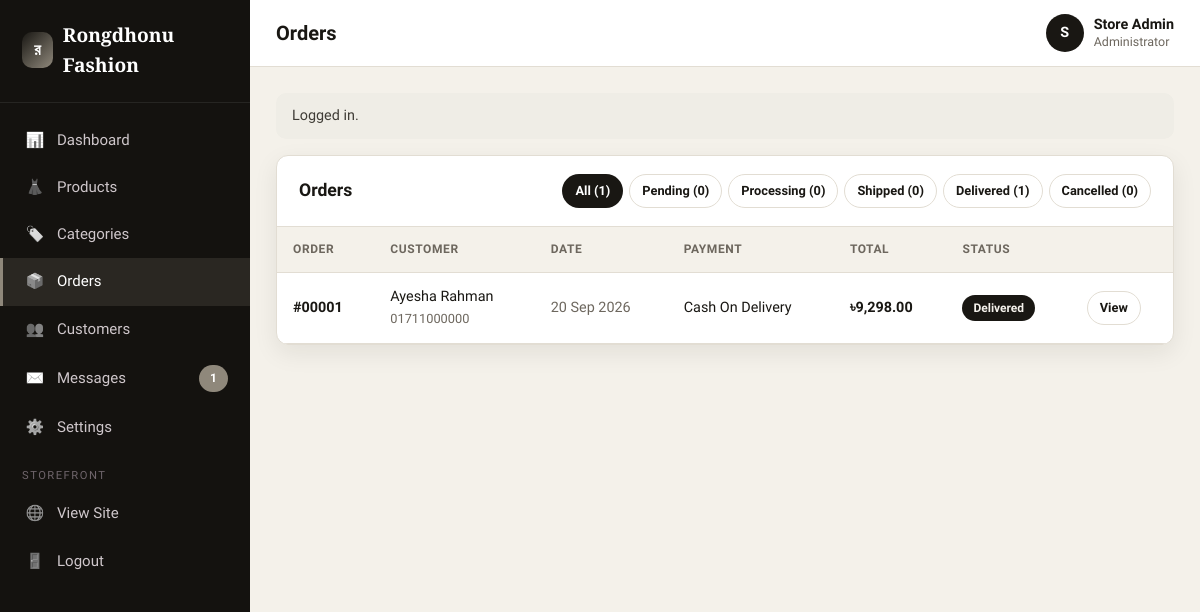
The app's page /admin/orders.php (signed in) with its own data.
### tables this page shows
CREATE TABLE orders (
  id INT AUTO_INCREMENT PRIMARY KEY,
  customer_id INT DEFAULT NULL,
  name VARCHAR(120) NOT NULL,
  email VARCHAR(160) NOT NULL,
  phone VARCHAR(30) NOT NULL,
  address VARCHAR(255) NOT NULL,
  city VARCHAR(80) NOT NULL,
  payment_method VARCHAR(40) NOT NULL DEFAULT 'cash_on_delivery',
  subtotal DECIMAL(10,2) NOT NULL DEFAULT 0,
  shipping DECIMAL(10,2) NOT NULL DEFAULT 0,
  total DECIMAL(10,2) NOT NULL DEFAULT 0,
  status ENUM('pending','processing','shipped','delivered','cancelled') NOT NULL DEFAULT 'pending',
  note TEXT,
  created_at TIMESTAMP DEFAULT CURRENT_TIMESTAMP,
  CONSTRAINT fk_orders_customer FOREIGN KEY (customer_id)
    REFERENCES customers (id) ON DELETE SET NULL
);

### config/db.php (called while the page is built, shortened)
<?php
function db(): PDO
{
    static $pdo = null;
    if ($pdo instanceof PDO) {
        return $pdo;
    }
    $dsn = sprintf('mysql:host=%s;dbname=%s;charset=%s', DB_HOST, DB_NAME, DB_CHARSET);
    $options = [
        PDO::ATTR_ERRMODE            => PDO::ERRMODE_EXCEPTION,
        PDO::ATTR_DEFAULT_FETCH_MODE => PDO::FETCH_ASSOC,
        PDO::ATTR_EMULATE_PREPARES   => false,
    ];
    try {
        $pdo = new PDO($dsn, DB_USER, DB_PASS, $options);
    } catch (PDOException $e) {
        http_response_code(500);
        exit('Database connection failed: ' . htmlspecialchars($e->getMessage())
            . ' — Make sure MySQL is running and you imported database/schema.sql.');
    }
    return $pdo;
}

### admin/orders.php (the view, shortened to what this page needs)
<?php
$activeKey = 'orders';
$adminTitle = 'Orders';
require_once __DIR__ . '/includes/header.php';
$status = $_GET['status'] ?? '';
$where = ''; $params = [];
$stmt = db()->prepare("SELECT * FROM orders $where ORDER BY created_at DESC");
$stmt->execute($params);
$orders = $stmt->fetchAll();
$counts = ['all'=>0];
foreach (db()->query('SELECT status, COUNT(*) c FROM orders GROUP BY status') as $r) { $counts[$r['status']] = (int)$r['c']; $counts['all'] += (int)$r['c']; }
?>
<div class="panel">
  <div class="panel-head">
    <h2>Orders</h2>
    <div style="display:flex;gap:6px;flex-wrap:wrap">
      <?php
      $tabs = ['all'=>'All','pending'=>'Pending','processing'=>'Processing','shipped'=>'Shipped','delivered'=>'Delivered','cancelled'=>'Cancelled'];
      foreach ($tabs as $k=>$label):
        $active = ($k==='all' && $status==='') || $status===$k;
        $href = $k==='all' ? 'orders.php' : 'orders.php?status='.$k;
      ?>
        <a class="btn btn-sm <?= $active?'btn-primary':'btn-ghost' ?>" href="<?= BASE_URL ?>/admin/<?= $href ?>"><?= $label ?> (<?= $counts[$k] ?? 0 ?>)</a>
      <?php endforeach; ?>
    </div>
  </div>
  <div style="overflow-x:auto">
  <table class="data">
    <thead><tr><th>Order</th><th>Customer</th><th>Date</th><th>Payment</th><th>Total</th><th>Status</th><th></th></tr></thead>
    <tbody>
    <?php foreach ($orders as $o): ?>
      <tr>
        <td data-label="Order"><strong>#<?= str_pad((string)$o['id'],5,'0',STR_PAD_LEFT) ?></strong></td>
        <td data-label="Customer"><?= e($o['name']) ?><br><span class="muted" style="font-size:.8rem"><?= e($o['phone']) ?></span></td>
        <td data-label="Date" class="nowrap muted"><?= e(date('d M Y', strtotime($o['created_at']))) ?></td>
        <td data-label="Payment" style="text-transform:capitalize"><?= e(str_replace('_',' ',$o['payment_method'])) ?></td>
        <td data-label="Total"><strong><?= price($o['total']) ?></strong></td>
        <td data-label="Status"><span class="pill pill-<?= e($o['status']) ?>"><?= e($o['status']) ?></span></td>
        <td data-label=""><a class="btn btn-ghost btn-sm" href="<?= BASE_URL ?>/admin/order-view.php?id=<?= (int)$o['id'] ?>">View</a></td>
      </tr>
    <?php endforeach; ?>
    </tbody>
  </table>
  </div>
</div>
<?php require_once __DIR__ . '/includes/footer.php'; ?>

### admin/includes/header.php (shortened to what this page needs)
<?php
require_once __DIR__ . '/../../config/db.php';
require_admin();
$admin = current_admin();
$activeKey = $activeKey ?? '';
$adminTitle = $adminTitle ?? 'Dashboard';
$navItems = [
    ['key'=>'dashboard','label'=>'Dashboard','icon'=>'📊','url'=>'index.php'],
    ['key'=>'products','label'=>'Products','icon'=>'👗','url'=>'products.php'],
    ['key'=>'categories','label'=>'Categories','icon'=>'🏷️','url'=>'categories.php'],
    ['key'=>'orders','label'=>'Orders','icon'=>'📦','url'=>'orders.php'],
    ['key'=>'customers','label'=>'Customers','icon'=>'👥','url'=>'customers.php'],
    ['key'=>'messages','label'=>'Messages','icon'=>'✉️','url'=>'messages.php'],
    ['key'=>'settings','label'=>'Settings','icon'=>'⚙️','url'=>'settings.php'],
];
$unread = (int)db()->query('SELECT COUNT(*) FROM contact_messages WHERE is_read=0')->fetchColumn();
?>
<!DOCTYPE html>
<html lang="en">
<head>
<link rel="stylesheet" href="<?= BASE_URL ?>/assets/css/admin.css">
</head>
<body>
<div class="admin-layout">
  <aside class="sidebar" id="sidebar">
    <div class="brand"><span class="logo">র</span> <?= e(SITE_NAME) ?></div>
    <nav class="side-nav">
      <?php foreach ($navItems as $n): ?>
        <a href="<?= BASE_URL ?>/admin/<?= $n['url'] ?>" class="<?= $activeKey===$n['key']?'active':'' ?>">
          <span class="ico"><?= $n['icon'] ?></span> <?= $n['label'] ?>
          <?php if ($n['key']==='messages' && $unread>0): ?><span class="pill pill-cancelled" style="margin-left:auto"><?= $unread ?></span><?php endif; ?>
        </a>
      <?php endforeach; ?>
      <div class="side-label">Storefront</div>
      <a href="<?= BASE_URL ?>/index.php" target="_blank"><span class="ico">🌐</span> View Site</a>
      <a href="<?= BASE_URL ?>/admin/logout.php"><span class="ico">🚪</span> Logout</a>
    </nav>
  </aside>
  <div class="main">
    <div class="topnav">
      <div style="display:flex;align-items:center;gap:14px">
        <h1><?= e($adminTitle) ?></h1>
      </div>
      <div class="user">
        <div class="avatar"><?= e(strtoupper(substr($admin['name'],0,1))) ?></div>
        <div style="line-height:1.2"><strong><?= e($admin['name']) ?></strong><br><span class="muted" style="font-size:.78rem">Administrator</span></div>
      </div>
    </div>
    <div class="content">
    <?php $flash = flash_render(); if ($flash) echo $flash; ?>

### assets/css/admin.css (style rules this page uses)
:root { --crimson:#191713;--crimson-dark:#000000;--gold:#8f887b;--ink:#191713; --muted:#6d675e;--line:#e2ddd3;--soft:#f4f1ea;--sidebar:#14120f;--radius:12px; --shadow:0 8px 24px rgba(25,23,19,.08); }
* { box-sizing:border-box;margin:0;padding:0 }
body { font-family:'Hind Siliguri','Segoe UI',system-ui,Arial,sans-serif;background:var(--soft);color:var(--ink);line-height:1.55 }
a { text-decoration:none;color:inherit }
h1,h2,h3,h4 { line-height:1.25 }
.btn { display:inline-flex;align-items:center;gap:7px;padding:10px 18px;border-radius:999px;border:1px solid transparent;font-weight:600;font-size:.9rem;cursor:pointer;font-family:inherit;transition:.15s }
.btn-primary { background:var(--crimson);color:#fff }
.btn-ghost { background:#fff;border-color:var(--line);color:var(--ink) }
.btn-sm { padding:6px 12px;font-size:.8rem }
.admin-layout { display:grid;grid-template-columns:250px 1fr;min-height:100vh }
.sidebar { background:var(--sidebar);color:#cfc7cb;padding:20px 0;position:sticky;top:0;height:100vh;overflow-y:auto }
.sidebar .brand { display:flex;align-items:center;gap:10px;padding:0 22px 22px;color:#fff;font-family:'Playfair Display',Georgia,serif;font-size:1.2rem;font-weight:700;border-bottom:1px solid rgba(255,255,255,.08);margin-bottom:14px }
.sidebar .brand .logo { width:36px;height:36px;border-radius:10px;background:linear-gradient(135deg,var(--crimson),var(--gold));display:grid;place-items:center;font-family:'Segoe UI',sans-serif;font-size:1rem }
.side-nav a { display:flex;align-items:center;gap:12px;padding:12px 22px;font-size:.94rem;font-weight:500;border-left:3px solid transparent;transition:.15s }
.side-nav a.active { background:rgba(143,136,123,.18);color:#fff;border-left-color:var(--gold) }
.side-nav .ico { width:20px;text-align:center;filter:grayscale(1) }
.side-label { padding:16px 22px 6px;font-size:.7rem;text-transform:uppercase;letter-spacing:1.5px;color:#6f656b }
.main { display:flex;flex-direction:column;min-width:0 }
.topnav { background:#fff;border-bottom:1px solid var(--line);padding:14px 26px;display:flex;align-items:center;justify-content:space-between;gap:16px;position:sticky;top:0;z-index:20 }
.topnav h1 { font-size:1.25rem;font-family:'Hind Siliguri',sans-serif }
.topnav .user { display:flex;align-items:center;gap:10px;font-size:.9rem }
.avatar { width:38px;height:38px;border-radius:50%;background:var(--crimson);color:#fff;display:grid;place-items:center;font-weight:700 }
.content { padding:26px }
.panel { background:#fff;border:1px solid var(--line);border-radius:var(--radius);box-shadow:var(--shadow);overflow:hidden;margin-bottom:24px }
.panel-head { padding:18px 22px;border-bottom:1px solid var(--line);display:flex;align-items:center;justify-content:space-between;gap:14px;flex-wrap:wrap }
.panel-head h2 { font-size:1.1rem;font-family:'Hind Siliguri',sans-serif }
table.data { width:100%;border-collapse:collapse }
table.data th,table.data td { padding:13px 16px;text-align:left;border-bottom:1px solid var(--line);font-size:.9rem;vertical-align:middle }
table.data th { font-size:.75rem;text-transform:uppercase;letter-spacing:.6px;color:var(--muted);background:var(--soft) }
.pill { display:inline-block;padding:4px 11px;border-radius:999px;font-size:.75rem;font-weight:700;text-transform:capitalize }
.pill-delivered { background:#191713;color:#f5f2ec }
.pill-cancelled { background:#8f887b;color:#fff }
.muted { color:var(--muted) }
.nowrap { white-space:nowrap }
html,body { overflow-x:hidden }

### records on screen
orders: id "00001", name "Ayesha Rahman", phone "01711000000", created_at "20 Sep 2026", payment_method "Cash On Delivery", total "৳9,298.00", status "Delivered"

### other values on screen
SITE_NAME "Rongdhonu Fashion"
$n['icon'] "📊"
$n['label'] "Dashboard"
$n['icon'] "👗"
$n['label'] "Products"
$n['icon'] "🏷️"
$n['label'] "Categories"
$n['icon'] "📦"
$n['label'] "Orders"
$n['icon'] "👥"
$n['label'] "Customers"
$n['icon'] "✉️"
$n['label'] "Messages"
$unread "1"
$n['icon'] "⚙️"
